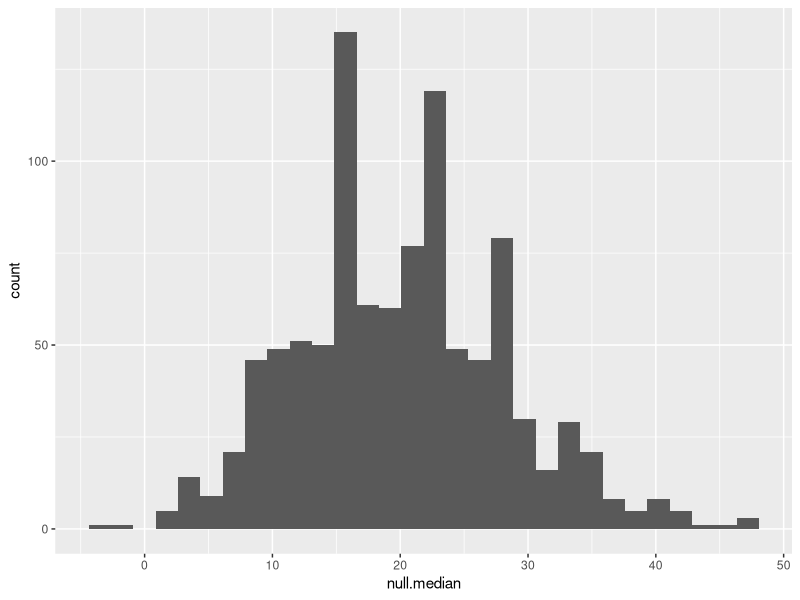
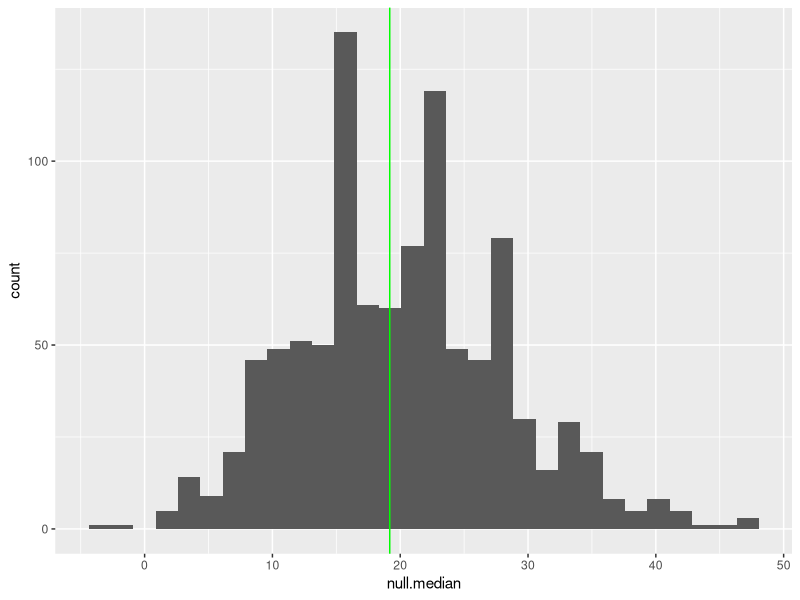
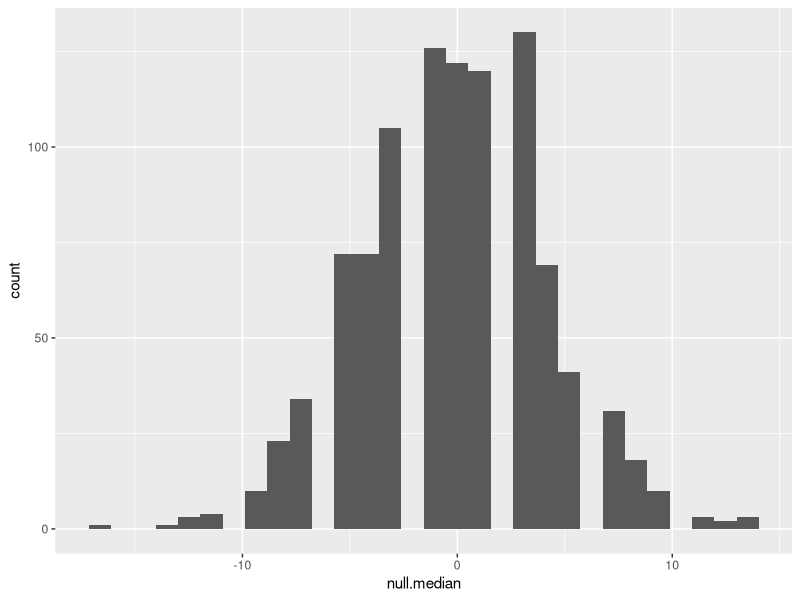
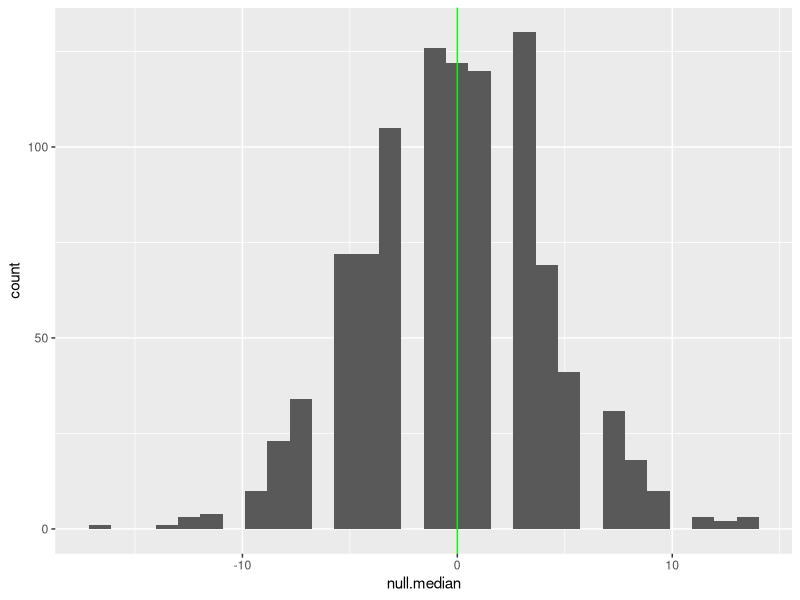

Write the R code that produced these figures, in order.
## ---- chunk 1
knitr::opts_chunk$set(echo = TRUE)
library(tidyverse)
library(data.table)
sugardata<-read.csv("sugar_consumption2.csv")
sugardata%>%
  setnames(old=c("X1961","X1962","X1963","X1964","X1965","X1966","X1967","X1968","X1969","X1970","X1971","X1972","X1973","X1974","X1975","X1976","X1977","X1978","X1979","X1980","X1981","X1982","X1983","X1984","X1985","X1986","X1987","X1988","X1989","X1990","X1991","X1992","X1993","X1994","X1995","X1996","X1997","X1998","X1999","X2000","X2001","X2002","X2003","X2004"), new=c("1961","1962","1963","1964","1965","1966","1967","1968","1969","1970","1971","1972","1973","1974","1975","1976","1977","1978","1979","1980","1981","1982","1983","1984","1985","1986","1987","1988","1989","1990","1991","1992","1993","1994","1995","1996","1997","1998","1999","2000","2001","2002","2003","2004"))      
sugardata3<-sugardata%>%
  gather('1961','1962','1963','1964','1965','1966','1967','1968','1969','1970','1971','1972','1973','1974','1975','1976','1977','1978','1979','1980','1981','1982','1983','1984','1985','1986','1987','1988','1989','1990','1991','1992','1993','1994','1995','1996','1997','1998','1999','2000','2001','2002','2003','2004',key="year",value="intake")
## ---- chunk 2
sugardata3$year<-as.numeric(sugardata3$year)
Sugar1961<-as.tibble(filter(sugardata3, year==1961))
Sugar2004<-as.tibble(filter(sugardata3, year==2004))
full4<-full_join(Sugar1961,Sugar2004, by=c("Country"),suffix = c(".x", ".y"))
full5<-full4%>%
  mutate(diff=intake.y-intake.x)
full6<-na.omit(full5)

test<-sample(full6$diff,10)
test.median<-median(test)

null.median<-vector("double",length=1000)
for(i in seq_along(null.median)){
  temp.draw<-sample(full6$diff,10)
  null.median[i]<-median(temp.draw)
}

ggplot()+geom_histogram(aes(x=null.median))
statMedian2<-sum(null.median)/1000
## ---- chunk 3
real.median2<-median(full6$diff)
percentile.data2<-sum(null.median<real.median2)/1000 #0.464
ggplot()+geom_histogram(aes(x=null.median))+geom_vline(xintercept=real.median2, color="green")
## ---- chunk 4
sugardata3$year<-as.numeric(sugardata3$year)
Sugar1980<-as.tibble(filter(sugardata3, year==1980))
Sugar1989<-as.tibble(filter(sugardata3, year==1989))
full<-full_join(Sugar1980,Sugar1989, by=c("Country"),suffix = c(".x", ".y"))
full2<-full%>%
  mutate(diff=intake.y-intake.x)
full3<-na.omit(full2)

test<-sample(full3$diff,10)
test.median<-median(test)

null.median<-vector("double",length=1000)
for(i in seq_along(null.median)){
  temp.draw<-sample(full3$diff,10)
  null.median[i]<-median(temp.draw)
}

ggplot()+geom_histogram(aes(x=null.median))
statMedian<-sum(null.median)/1000
## ---- chunk 5
real.median<-median(full3$diff)
percentile.data<-sum(null.median<real.median)/1000 #0.464
ggplot()+geom_histogram(aes(x=null.median))+geom_vline(xintercept=real.median, color="green")
